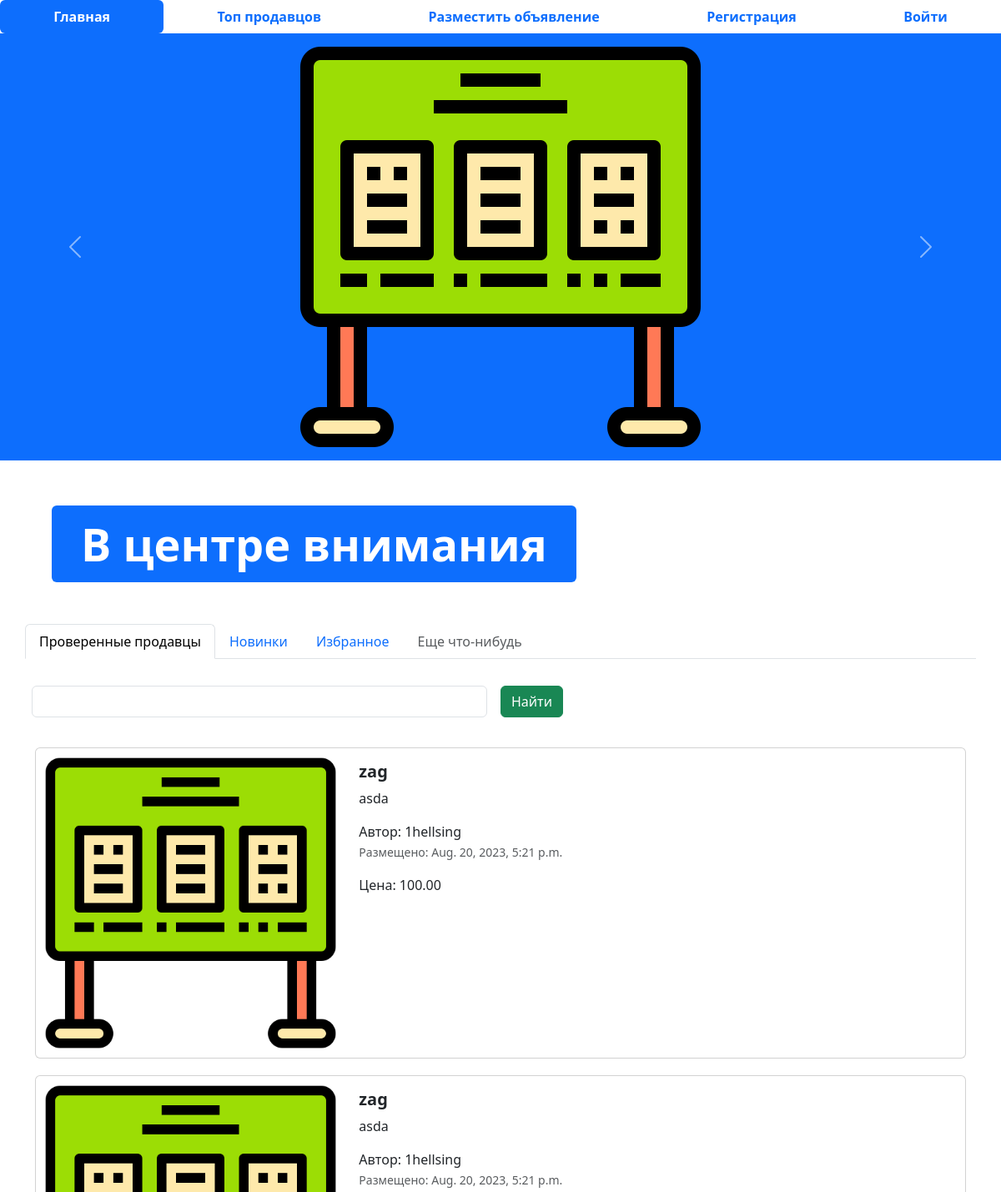
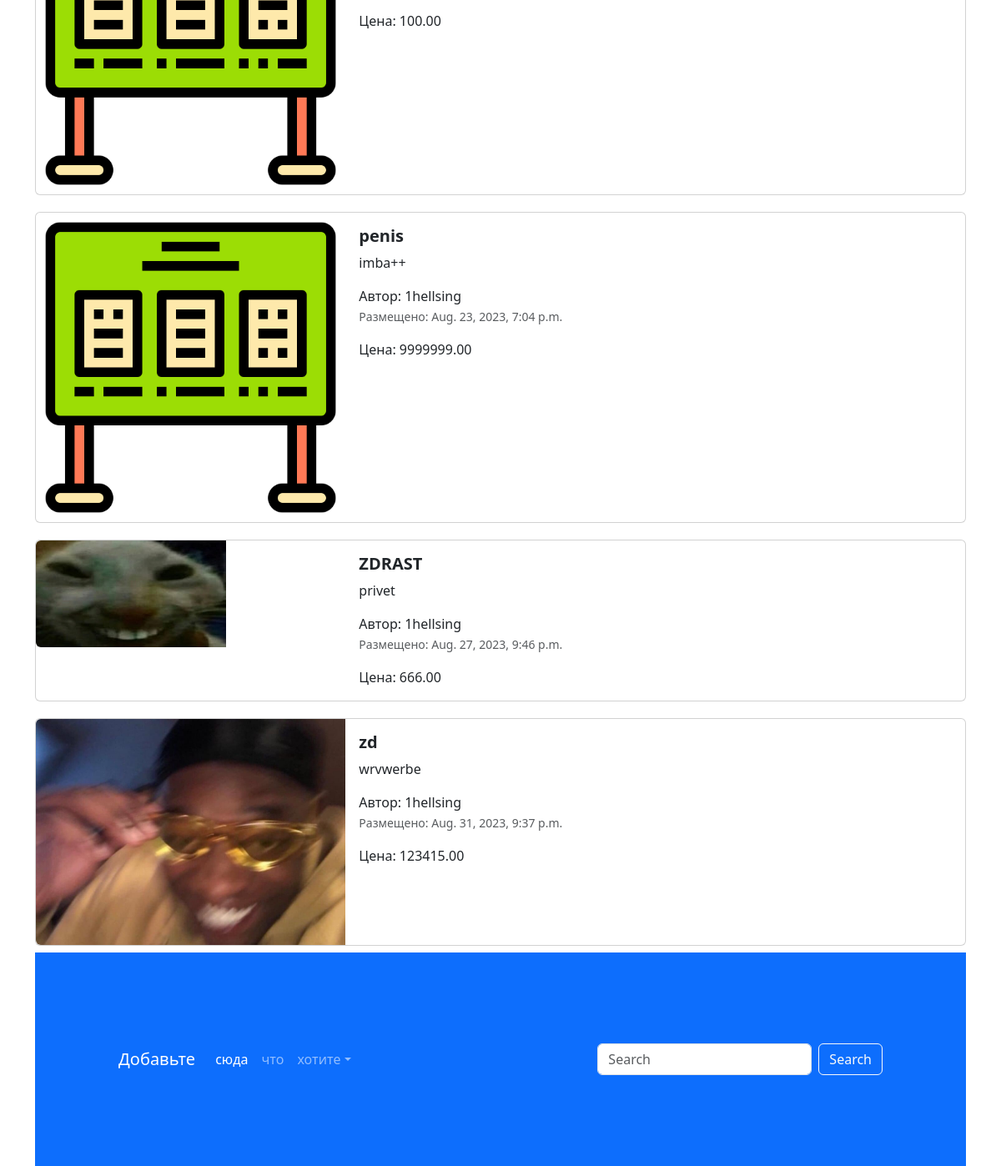
The page / on the database its author committed (2 pictures, top to bottom).
### app_advertisements/models.py (models this page shows, shortened)
class Advertisement(models.Model):
    title = models.CharField("Заголовок", max_length=128)
    description = models.TextField("Описание")
    price = models.DecimalField("цена", max_digits=10, decimal_places=2)
    auction = models.BooleanField("торг", help_text="есть ли торг")
    created_at = models.DateTimeField(auto_now=False, auto_now_add=True)
    updated_at = models.DateTimeField(auto_now=True, auto_now_add=False)
    user = models.ForeignKey(User, verbose_name=(""), on_delete=models.CASCADE)
    image = models.ImageField(("изображение"), upload_to='advertisements/')
    class Meta:
        db_table = "Advertisements"

### app_advertisements/views.py (the view)
# urls.py: path('', index, name='main-page'),
def index(request):
    advertisements = Advertisement.objects.all()
    context =  {
        'advertisements' : advertisements
    }
    return render(request, 'app_advertisements/index.html', context)

### templates/app_advertisements/index.html (shortened to what this page needs)
{% extends 'base.html' %}
{% load static %}
{% block content %}
<div id="carouselExampleControls" class="carousel slide bg-primary" data-bs-ride="carousel">
  <div class="carousel-inner">
    <div class="carousel-item active">
      <img src="{% static 'img/adv_img.png'%}" class="mx-auto d-block w-33" alt="...">
    </div>
  </div>
  <button class="carousel-control-prev" type="button" data-bs-target="#carouselExampleControls" data-bs-slide="prev">
    <span class="carousel-control-prev-icon" aria-hidden="true"></span>
  </button>
  <button class="carousel-control-next" type="button" data-bs-target="#carouselExampleControls" data-bs-slide="next">
    <span class="carousel-control-next-icon" aria-hidden="true"></span>
  </button>
</div>
<div class="container" style="margin: 50px;">
  <div class="display-2">
    <span class="badge bg-primary">В центре внимания</span>
  </div>
</div>
<div class="container">
  <div class="row">
    <ul class="nav nav-tabs bg-white">
      <li class="nav-item">
        <a class="nav-link active" aria-current="page" href="#">Проверенные продавцы</a>
      </li>
      <li class="nav-item">
        <a class="nav-link" href="#">Новинки</a>
      </li>
      <li class="nav-item">
        <a class="nav-link" href="#">Избранное</a>
      </li>
      <li class="nav-item">
        <a class="nav-link disabled" href="#" tabindex="-1" aria-disabled="true">Еще что-нибудь</a>
      </li>
    </ul>
    <form class="row g-3">
      <div class="col-auto w-50">
        <input type="text" class="form-control">
      </div>
      <div class="col-auto">
        <button type="submit" class="btn btn-success mb-3">Найти</button>
      </div>
    </form>
  </div>
  <div class="col">
    {% for adv in advertisements %}
    <div class="card mb-2" style="max-width: 1200px; margin-top: 20px;">
      <div class="row g-0">
        <div class="col-md-4">
          <a href="advertisement.html" class="nav-link">
            <img src=" {% if adv.image %}{{adv.image.url}} {% else %} {% static 'img/adv_img.png'%}{% endif %}" class="img-fluid rounded-start" alt="Card title">
          </a>
        </div>
        <div class="col-md-8">
          <div class="card-body">
            <h5 class="card-title">
              <a href="advertisement.html" class="nav-link"><strong>{{adv.title}}</strong></a>
            </h5>
            <a href="advertisement.html" class="nav-link">
              <p class="card-text">
                {{adv.description}}
              </p>
              <span>Автор: {{adv.user}}</span>
              <p class="card-text"><small class="text-muted">Размещено: {{adv.created_at}}</small></p>
              <span>Цена: {{adv.price}}</span>
            </a>
          </div>
        </div>
      </div>
    </div>
    {% endfor %}
</div>
<footer style="padding: 100px;" class="bg-primary">
  <nav class="navbar navbar-expand-sm navbar-dark">
    <a class="navbar-brand" href="#">Добавьте</a>
    <div class="collapse navbar-collapse" id="collapsibleNavId">
      <ul class="navbar-nav me-auto mt-2 mt-lg-0">
        <li class="nav-item">
          <a class="nav-link active" href="#" aria-current="page">сюда</a>
        </li>
        <li class="nav-item">
          <a class="nav-link" href="#">что</a>
        </li>
        <li class="nav-item dropdown">
          <a class="nav-link dropdown-toggle" href="#" id="dropdownId" data-bs-toggle="dropdown" aria-haspopup="true"
             aria-expanded="false">хотите</a>
        </li>
      </ul>
      <form class="d-flex my-2 my-lg-0">
        <input class="form-control me-sm-2" type="text" placeholder="Search">
        <button class="btn btn-outline-light my-2 my-sm-0" type="submit">Search</button>
      </form>
    </div>
  </nav>
</footer>
{% endblock content %}

### rows shown on the page
Advertisement: title "zag", description "asda", user "1hellsing", created_at "Aug. 20, 2023, 5:21 p.m.", price "100.00"
Advertisement: title "zag", description "asda", user "1hellsing", created_at "Aug. 20, 2023, 5:21 p.m.", price "100.00"
Advertisement: title "penis", description "imba++", user "1hellsing", created_at "Aug. 23, 2023, 7:04 p.m.", price "9999999.00"
Advertisement: image (picture), title "ZDRAST", description "privet", user "1hellsing", created_at "Aug. 27, 2023, 9:46 p.m.", price "666.00"
Advertisement: image (picture), title "zd", description "wrvwerbe", user "1hellsing", created_at "Aug. 31, 2023, 9:37 p.m.", price "123415.00"
